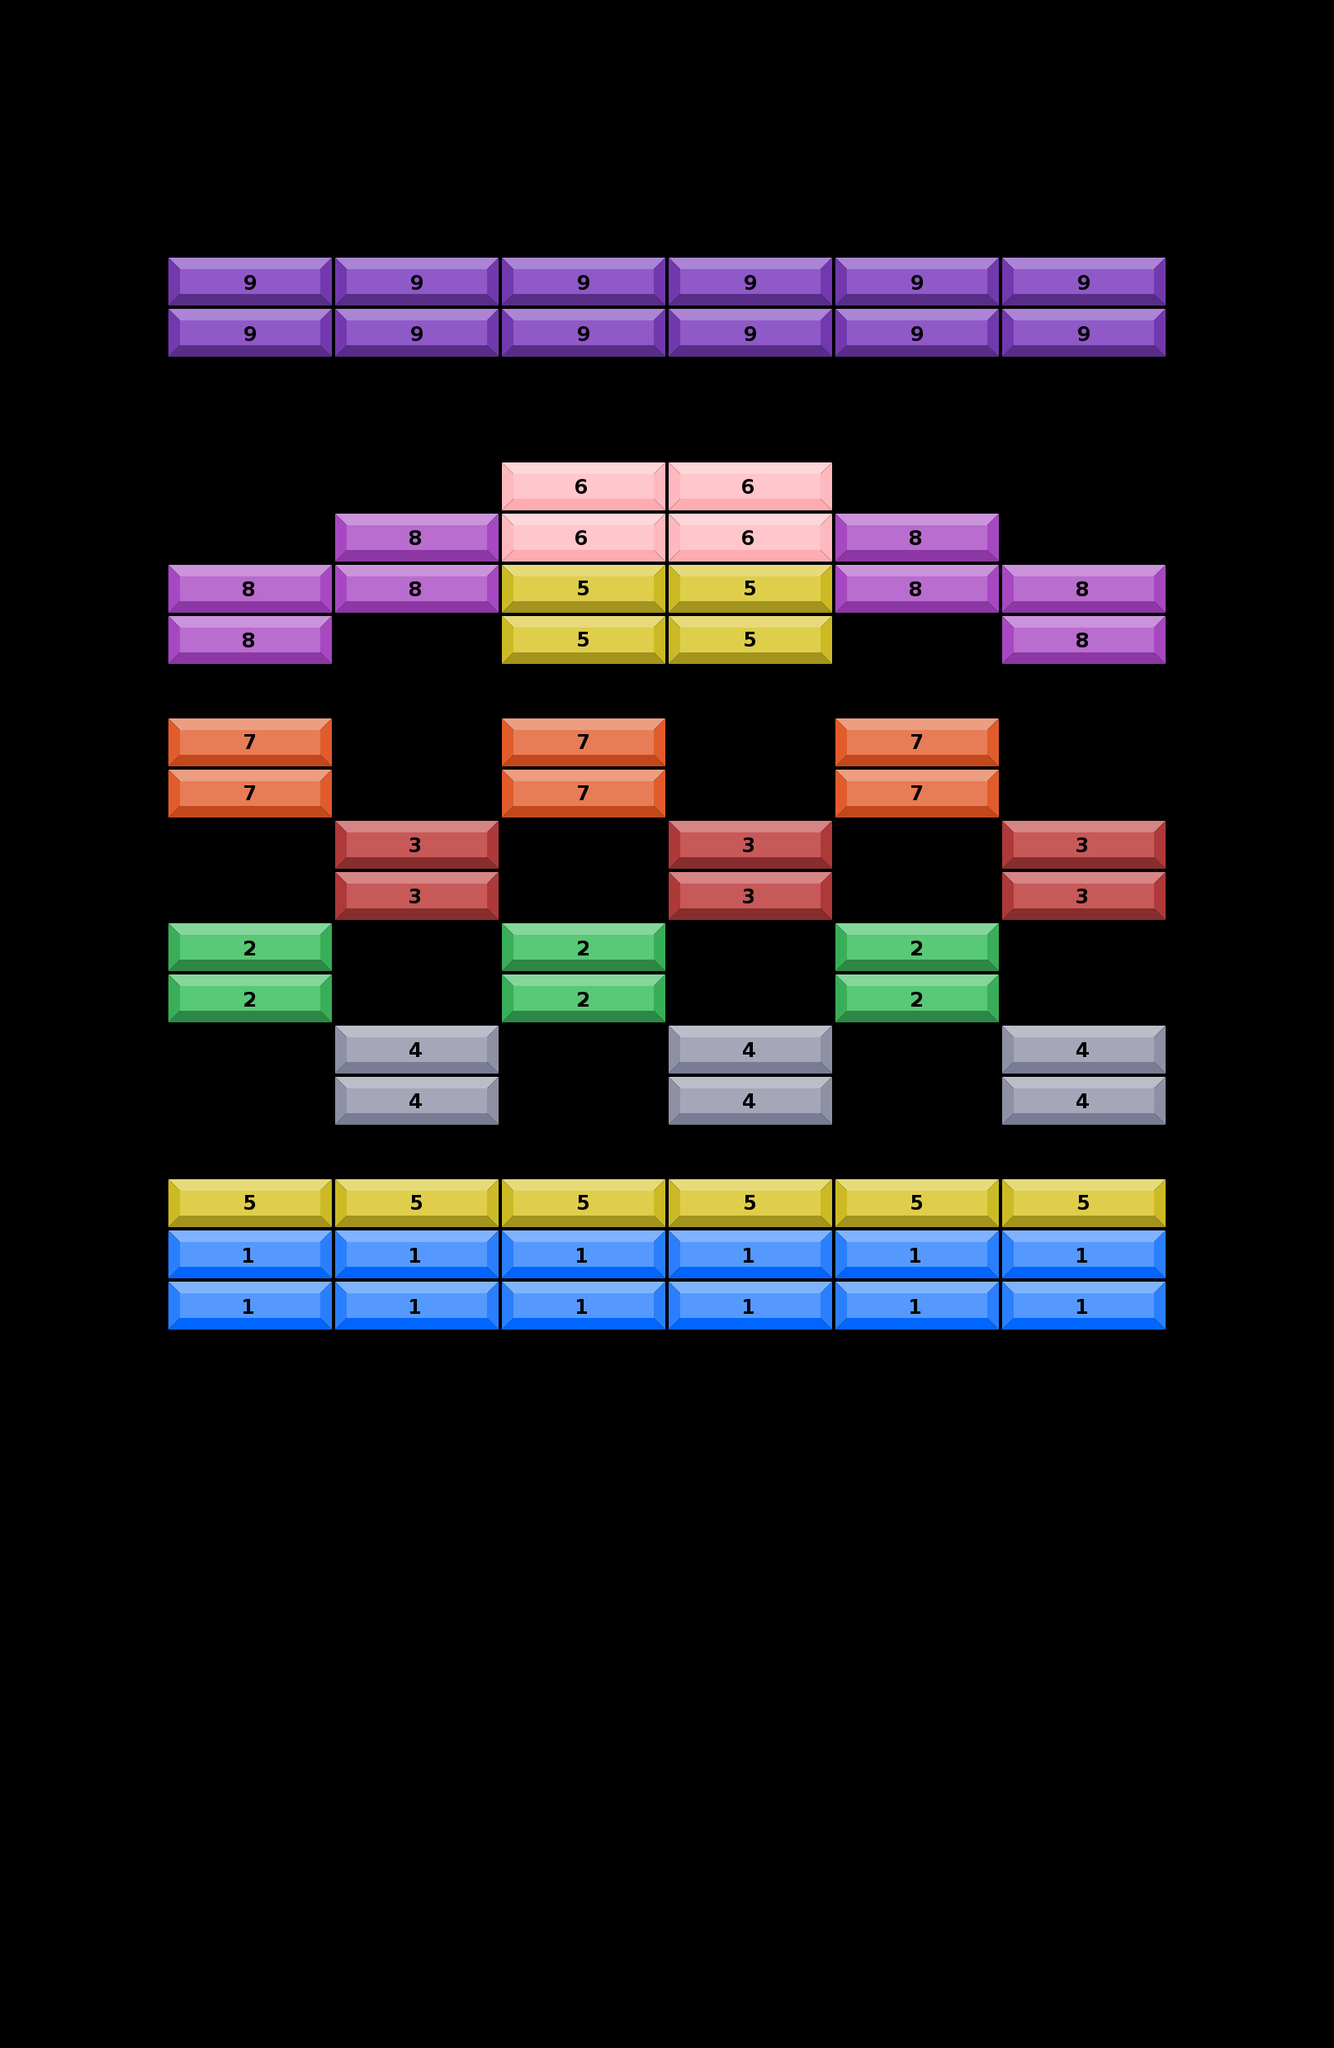

Rendered tile map (Tiled .tmx) drawn with the repository's tilesets; below, a short description and the full map source, tile grids included:
An orthogonal 8x40 tile map with 202x62 px tiles, 2 tile layers (obstacles layer, grids layer).

<map version="1.5" tiledversion="1.7.2" orientation="orthogonal" renderorder="right-down" width="8" height="40" tilewidth="202" tileheight="62" infinite="0" nextlayerid="3" nextobjectid="1">
 <tileset firstgid="1" source="bricks.tsx" />
 <layer id="3" name="obstacles layer" width="8" height="40">
  <data encoding="csv">
0,0,0,0,0,0,0,0,
0,0,0,0,0,0,0,0,
0,0,0,0,0,0,0,0,
0,0,0,0,0,0,0,0,
0,0,0,0,0,0,0,0,
0,0,0,0,0,0,0,0,
0,0,0,0,0,0,0,0,
0,0,0,0,0,0,0,0,
0,0,0,0,0,0,0,0,
0,0,0,0,0,0,0,0,
0,0,0,0,0,0,0,0,
0,0,0,0,0,0,0,0,
0,0,0,0,0,0,0,0,
0,0,0,0,0,0,0,0,
0,0,0,0,0,0,0,0,
0,0,0,0,0,0,0,0,
0,0,0,0,0,0,0,0,
0,0,0,0,0,0,0,0,
0,0,0,0,0,0,0,0,
0,0,0,0,0,0,0,0,
0,0,0,0,0,0,0,0,
0,0,0,0,0,0,0,0,
0,0,0,0,0,0,0,0,
0,0,0,0,0,0,0,0,
0,0,0,0,0,0,0,0,
0,0,0,0,0,0,0,0,
0,0,0,0,0,0,0,0,
0,0,0,0,0,0,0,0,
0,0,0,0,0,0,0,0,
0,0,0,0,0,0,0,0,
0,0,0,0,0,0,0,0,
0,0,0,0,0,0,0,0,
0,0,0,0,0,0,0,0,
0,0,0,0,0,0,0,0,
0,0,0,0,0,0,0,0,
0,0,0,0,0,0,0,0,
0,0,0,0,0,0,0,0,
0,0,0,0,0,0,0,0,
0,0,0,0,0,0,0,0,
0,0,0,0,0,0,0,0
</data>
 </layer>
 <layer id="1" name="grids layer" width="8" height="40">
  <data encoding="csv">
0,0,0,0,0,0,0,0,
0,0,0,0,0,0,0,0,
0,0,0,0,0,0,0,0,
0,0,0,0,0,0,0,0,
0,0,0,0,0,0,0,0,
0,9,9,9,9,9,9,0,
0,9,9,9,9,9,9,0,
0,0,0,0,0,0,0,0,
0,0,0,0,0,0,0,0,
0,0,0,6,6,0,0,0,
0,0,8,6,6,8,0,0,
0,8,8,5,5,8,8,0,
0,8,0,5,5,0,8,0,
0,0,0,0,0,0,0,0,
0,7,0,7,0,7,0,0,
0,7,0,7,0,7,0,0,
0,0,3,0,3,0,3,0,
0,0,3,0,3,0,3,0,
0,2,0,2,0,2,0,0,
0,2,0,2,0,2,0,0,
0,0,4,0,4,0,4,0,
0,0,4,0,4,0,4,0,
0,0,0,0,0,0,0,0,
0,5,5,5,5,5,5,0,
0,1,1,1,1,1,1,0,
0,1,1,1,1,1,1,0,
0,0,0,0,0,0,0,0,
0,0,0,0,0,0,0,0,
0,0,0,0,0,0,0,0,
0,0,0,0,0,0,0,0,
0,0,0,0,0,0,0,0,
0,0,0,0,0,0,0,0,
0,0,0,0,0,0,0,0,
0,0,0,0,0,0,0,0,
0,0,0,0,0,0,0,0,
0,0,0,0,0,0,0,0,
0,0,0,0,0,0,0,0,
0,0,0,0,0,0,0,0,
0,0,0,0,0,0,0,0,
0,0,0,0,0,0,0,0
</data>
 </layer>
 <objectgroup id="4" name="collision" />
</map>
